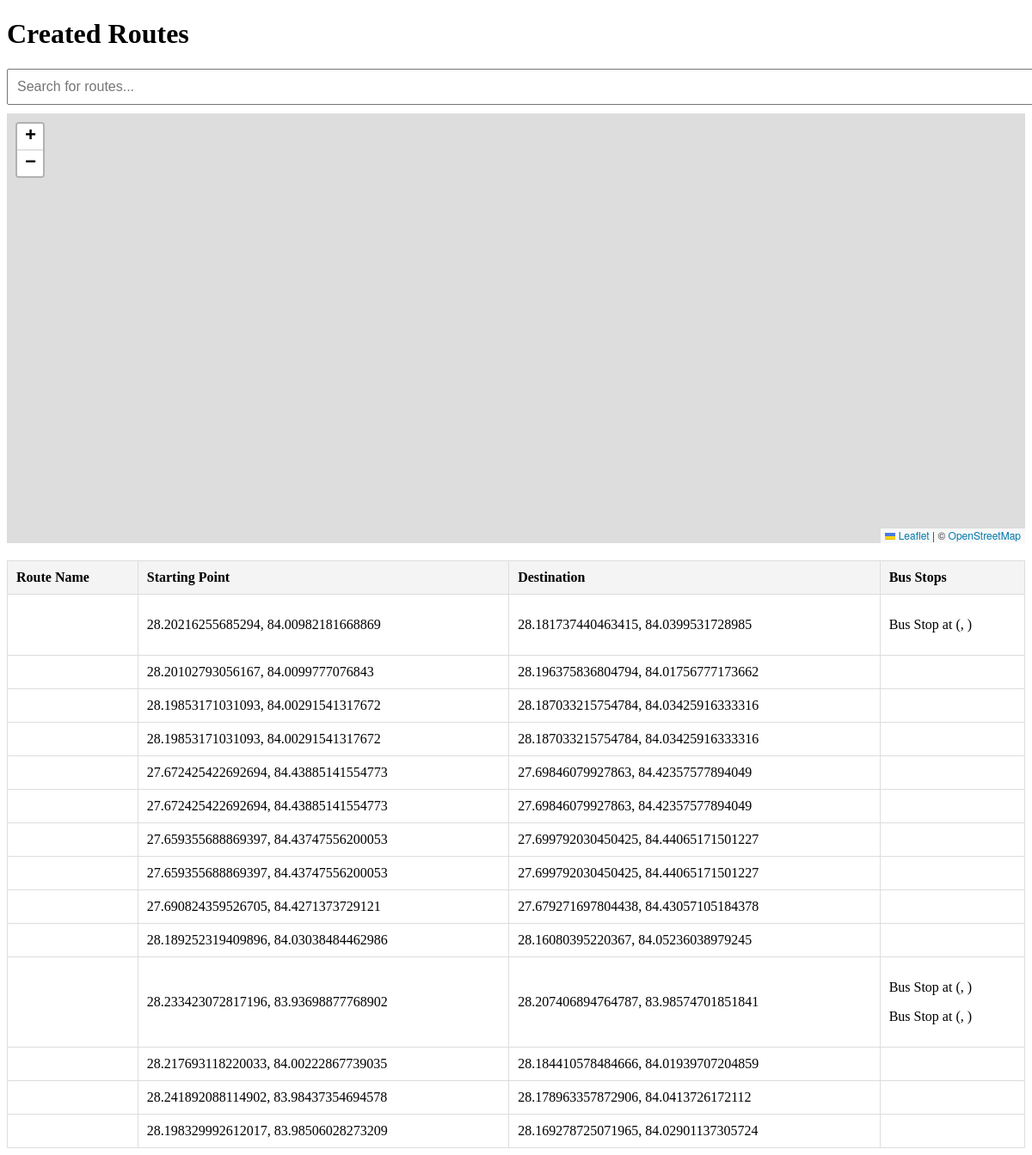
The app's page /route_manager/routes/, older data.
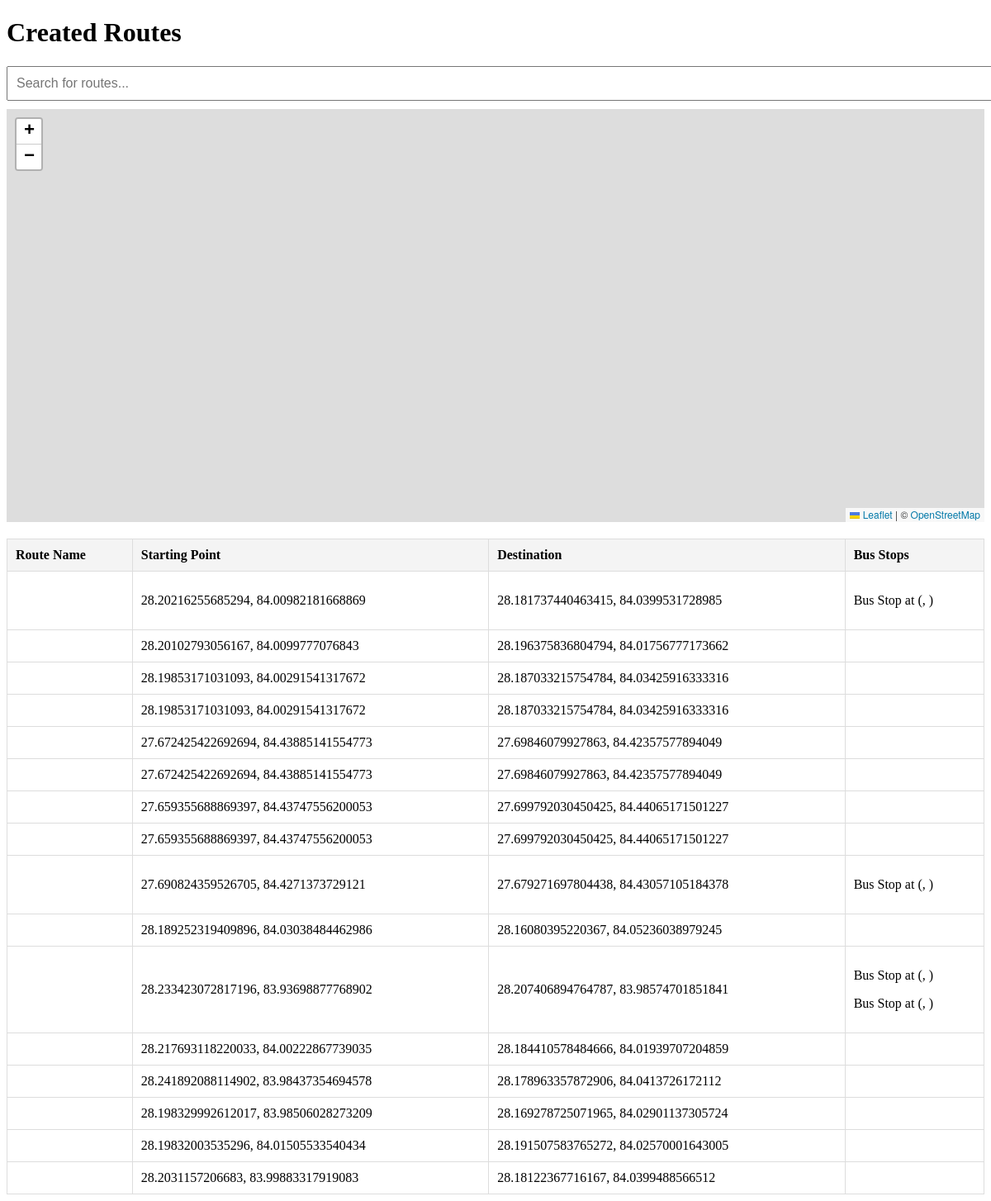
The same page, newer data.
### route_manager/models.py (models this page shows, shortened)
class Route(models.Model):
    route_name = models.CharField(max_length=255)
    starting_point = models.CharField(max_length=255)
    destination = models.CharField(max_length=255)
    route_data = models.TextField()

class BusStop(models.Model):
    name = models.CharField(max_length=255)
    latitude = models.FloatField()
    longitude = models.FloatField()
    route = models.ForeignKey(Route, on_delete=models.CASCADE, related_name='bus_stops')

### route_manager/views.py (the view)
# urls.py: path('routes/', views.route_list, name='route_list'),  # Added route list
def route_list(request):
    routes = Route.objects.all()
    bus_stops = BusStop.objects.all()
    return render(request, 'route_manager/routelist.html', {
        'routes': routes,
        'bus_stops': bus_stops,
    })

### route_manager/templates/route_manager/routelist.html (shortened to what this page needs)
<!DOCTYPE html>
<html lang="en">
<head>
    <link rel="stylesheet" href="https://unpkg.com/leaflet@1.7.1/dist/leaflet.css" />
</head>
<body>
<h1>Created Routes</h1>
<input type="text" id="searchBox" placeholder="Search for routes..." onkeyup="filterRoutes()">
<div id="map"></div>
<table id="routeTable">
    <thead>
        <tr>
            <th>Route Name</th>
            <th>Starting Point</th>
            <th>Destination</th>
            <th>Bus Stops</th>
        </tr>
    </thead>
    <tbody>
        {% for route in routes %}
        <tr id="route-{{ route.id }}" onclick="showBusStops({{ route.id }})">
            <td>{{ route.name }}</td>
            <td>{{ route.starting_point }}</td>
            <td>{{ route.destination }}</td>
            <td>
                {% for bus_stop in route.bus_stops.all %}
                    <p>Bus Stop at ({{ bus_stop.lat }}, {{ bus_stop.lon }})</p>
                {% endfor %}
            </td>
        </tr>
        {% empty %}
        <tr>
            <td colspan="4">No routes created yet.</td>
        </tr>
        {% endfor %}
    </tbody>
</table>
<link rel="stylesheet" href="https://unpkg.com/leaflet-routing-machine/dist/leaflet-routing-machine.css" />
</body>
</html>

### route_manager/templates/route_manager/routelist.html (style rules this page uses)
table { width: 100%; border-collapse: collapse; }
th, td { padding: 10px; border: 1px solid #ddd; text-align: left; }
th { background-color: #f4f4f4; }
#map { height: 500px; width: 100%; margin-bottom: 20px; }
#searchBox { width: 100%; padding: 10px; margin-bottom: 10px; font-size: 16px; }

Row changes from the older to the newer data that the page shows:
added Route: starting_point "28.19832003535296, 84.01505533540434", destination "28.191507583765272, 84.02570001643005"
added Route: starting_point "28.2031157206683, 83.99883317919083", destination "28.18122367716167, 84.0399488566512"
